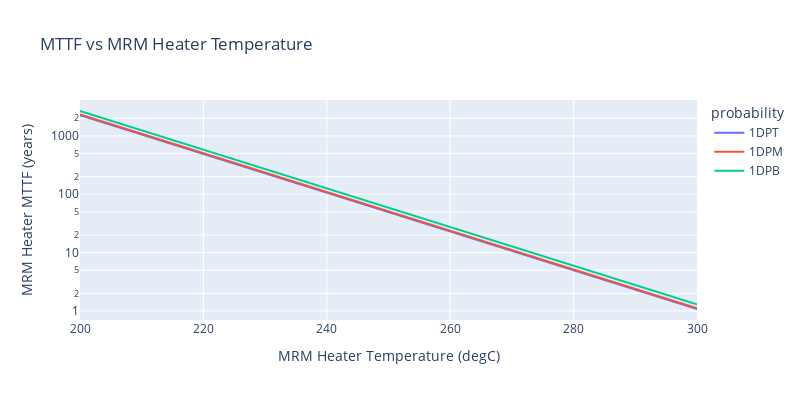

Write notebook code for a chart like this one.
### Code cell
px.line(reliability_data, x = "heater_temp", y="MTTF", color="probability", title="MTTF vs MRM Heater Temperature", log_y = True, labels={"heater_temp":"MRM Heater Temperature (degC)", "MTTF":"MRM Heater MTTF (years)"}, width=800, height=400)

### Figure 1 — Plotly figure (JSON) as saved in the notebook; plotly's stock layout.template omitted (floating-point values rounded to 4 significant figures; data arrays with more than 128 entries replaced by an {"elided": "..."} marker saying what was removed)
{"data": [{"hovertemplate": "probability=1DPT<br>MRM Heater Temperature (degC)=%{x}<br>MRM Heater MTTF (years)=%{y}<extra></extra>", "legendgroup": "1DPT", "line": {"color": "#636efa", "dash": "solid"}, "marker": {"symbol": "circle"}, "mode": "lines", "name": "1DPT", "showlegend": true, "type": "scattergl", "x": {"elided": "1001 float values"}, "xaxis": "x", "y": {"elided": "1001 float values"}, "yaxis": "y"}, {"hovertemplate": "probability=1DPM<br>MRM Heater Temperature (degC)=%{x}<br>MRM Heater MTTF (years)=%{y}<extra></extra>", "legendgroup": "1DPM", "line": {"color": "#EF553B", "dash": "solid"}, "marker": {"symbol": "circle"}, "mode": "lines", "name": "1DPM", "showlegend": true, "type": "scattergl", "x": {"elided": "1001 float values"}, "xaxis": "x", "y": {"elided": "1001 float values"}, "yaxis": "y"}, {"hovertemplate": "probability=1DPB<br>MRM Heater Temperature (degC)=%{x}<br>MRM Heater MTTF (years)=%{y}<extra></extra>", "legendgroup": "1DPB", "line": {"color": "#00cc96", "dash": "solid"}, "marker": {"symbol": "circle"}, "mode": "lines", "name": "1DPB", "showlegend": true, "type": "scattergl", "x": {"elided": "1001 float values"}, "xaxis": "x", "y": {"elided": "1001 float values"}, "yaxis": "y"}], "layout": {"height": 400, "legend": {"title": {"text": "probability"}, "tracegroupgap": 0}, "title": {"text": "MTTF vs MRM Heater Temperature"}, "width": 800, "xaxis": {"anchor": "y", "domain": [0, 1], "title": {"text": "MRM Heater Temperature (degC)"}}, "yaxis": {"anchor": "x", "domain": [0, 1], "title": {"text": "MRM Heater MTTF (years)"}, "type": "log"}}}
